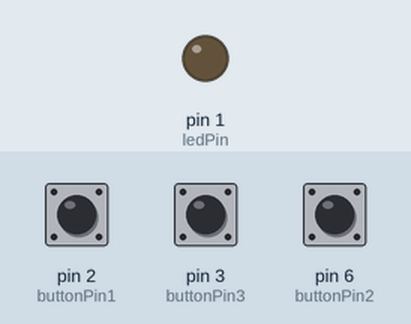
This sketch was run on a simulated Arduino Uno, built with avr-gcc and run on an emulated ATmega328P. On the bench: output pins drawn as LEDs (lit = HIGH). Dashed ring = blinking. Inputs (shaded band) come from the test bench; at power-on: pin 3 (buttonPin3) LOW, pin 2 (buttonPin1) LOW, pin 6 (buttonPin2) LOW.

Above: at 1.2 s.
1.3 s: pin 3 (buttonPin3) pulled HIGH for 1 s
At 1.36 s:
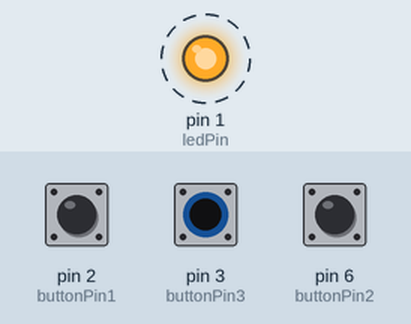
4.3 s: pin 3 (buttonPin3) pulled HIGH for 3.2 s
At 8.7 s:
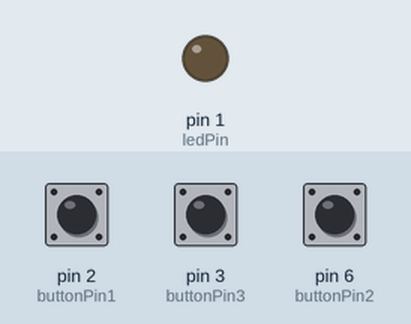
9.0 s: pin 2 (buttonPin1) pulled HIGH for 0.15 s
At 9.6 s:
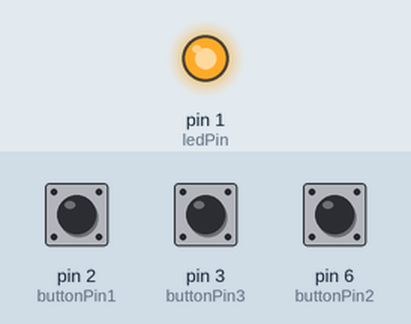
Timing chart, 0 to 12.0 s (numbered marks = the images above; inputs shaded):
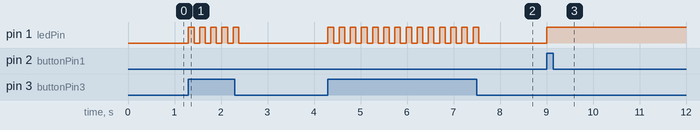

Measured:
- after the input at 1.3 s, pin 1 (ledPin): alternates HIGH for 0.12 s and LOW for 0.12 s, 10 changes in all, then stays LOW, starting at once
- after the input at 4.3 s, pin 1 (ledPin): alternates HIGH for 0.12 s and LOW for 0.12 s, 28 changes in all, then stays LOW, starting at once
- after the input at 9.0 s, pin 1 (ledPin): LOW → HIGH at once

The sketch:

ValeriaSuing_Code_BlinkORama.ino
```cpp
/*
  Valeria Suing (3182717)
  Blink O Rama
  Controlling fairy lights in a garment with different buttons
*/

// setting pin numbers
const int ledPin =  1;        // fairy lights A7
const int buttonPin1 = 2;     // the number of the button pin A5
const int buttonPin2 = 6;     // the number of the button pin A1
const int buttonPin3 = 3;     // the number of the button pin A4

// variables will change:
int buttonState1 = 0;         // variable for reading the button1 status
int buttonState2 = 0;         // variable for reading the button2 status
int buttonState3 = 0;         // variable for reading the button3 status

void setup() {
  // initialize the LEDs pin as an output:
  pinMode(ledPin, OUTPUT);

  // initialize the pushbutton pin as an input:
  pinMode(buttonPin1, INPUT);
  pinMode(buttonPin2, INPUT);
  pinMode(buttonPin3, INPUT);
}

void loop() {
  // read the state of the button value as digital:
  buttonState1 = digitalRead(buttonPin1);
  buttonState2 = digitalRead(buttonPin2);
  buttonState3 = digitalRead(buttonPin3);

  // if buttoned up
  if (buttonState1 == HIGH) {
    // Turn on LEDs
    digitalWrite(ledPin, HIGH);
  }

  //if button is pressed
   if (buttonState2 == HIGH) {
    //turn off LEDs
    digitalWrite(ledPin, LOW);
  }

  if (buttonState3 == HIGH) {
    // make lights flash
    digitalWrite(ledPin, HIGH);
    delay(120);
    digitalWrite(ledPin, LOW);
    delay(120);

  }


}
```
